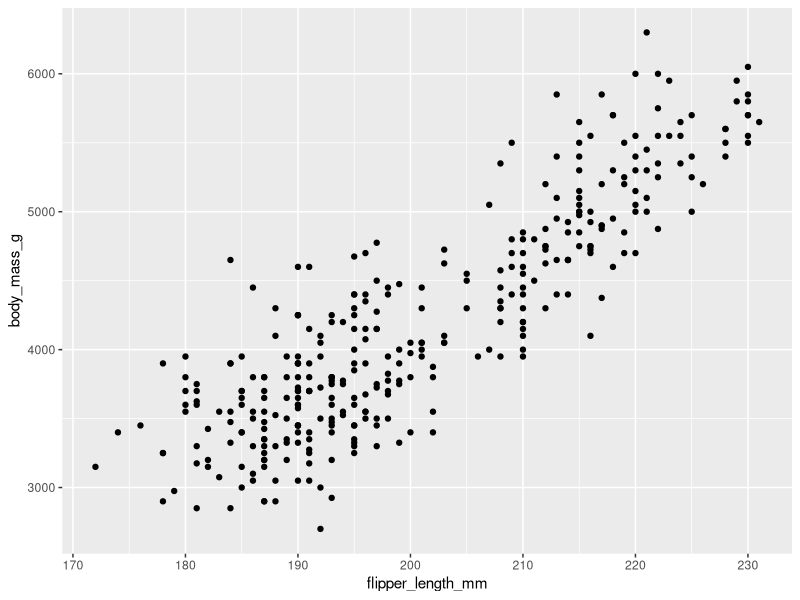
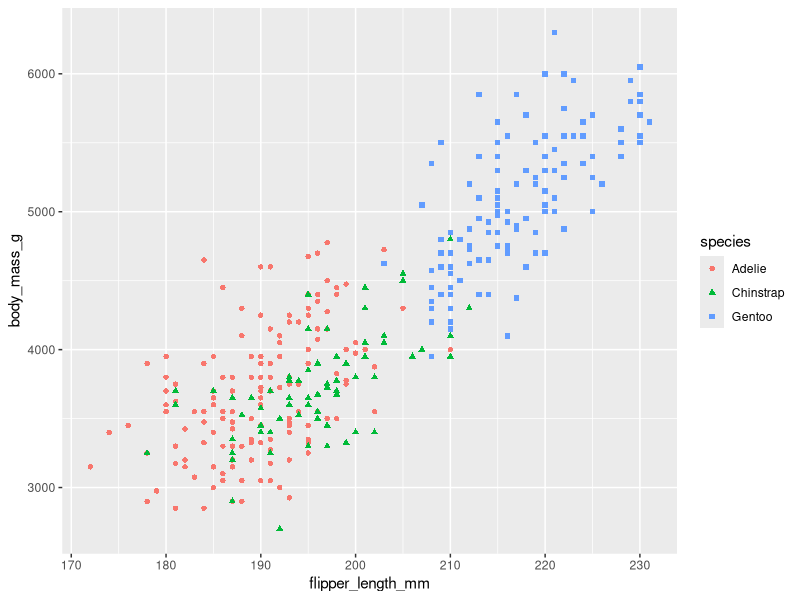
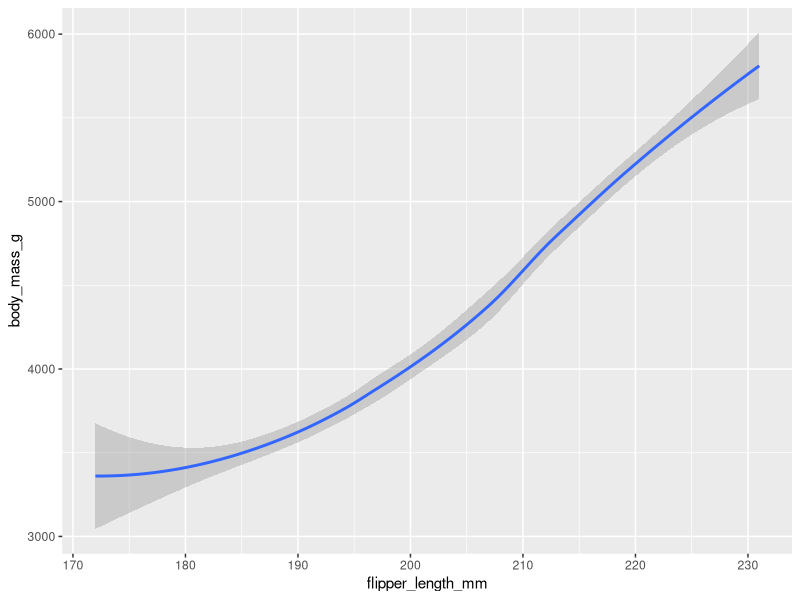
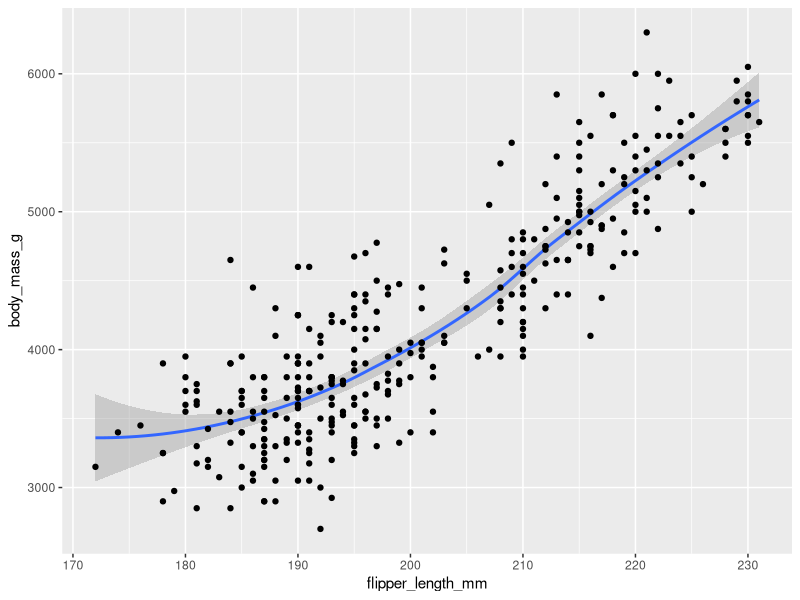
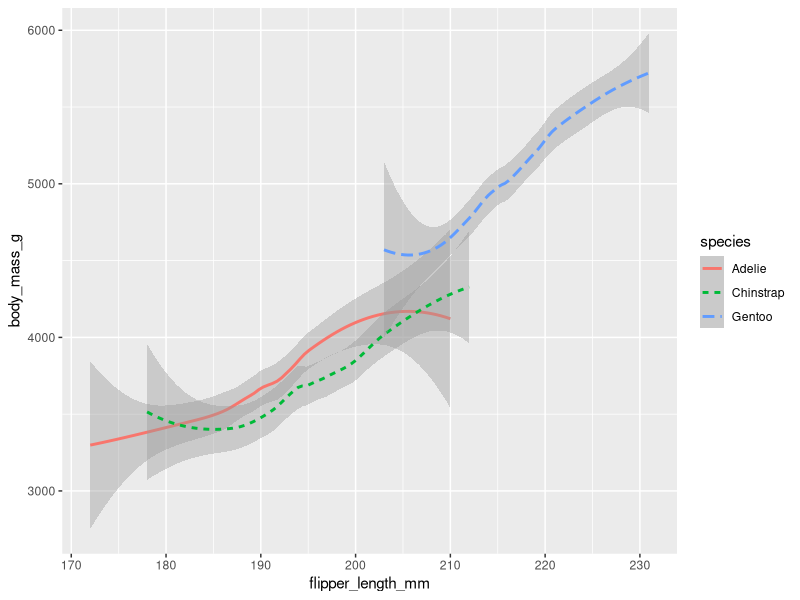
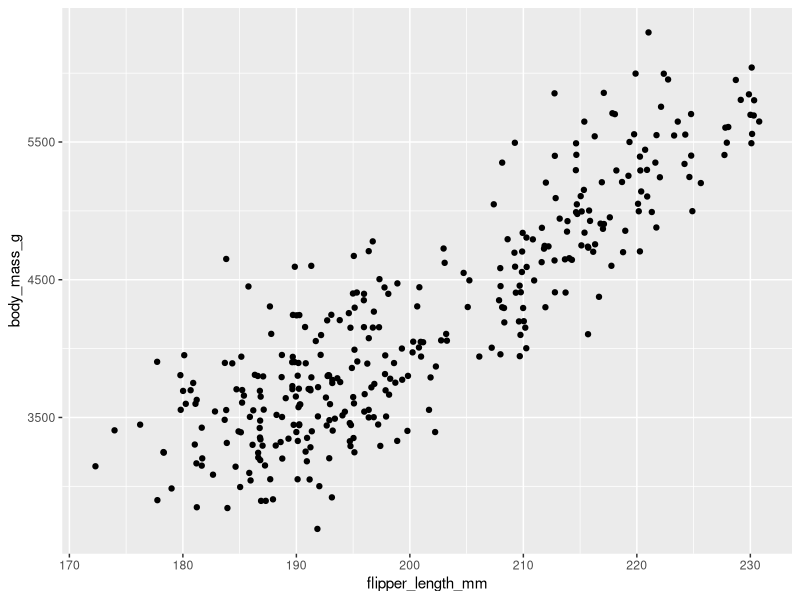
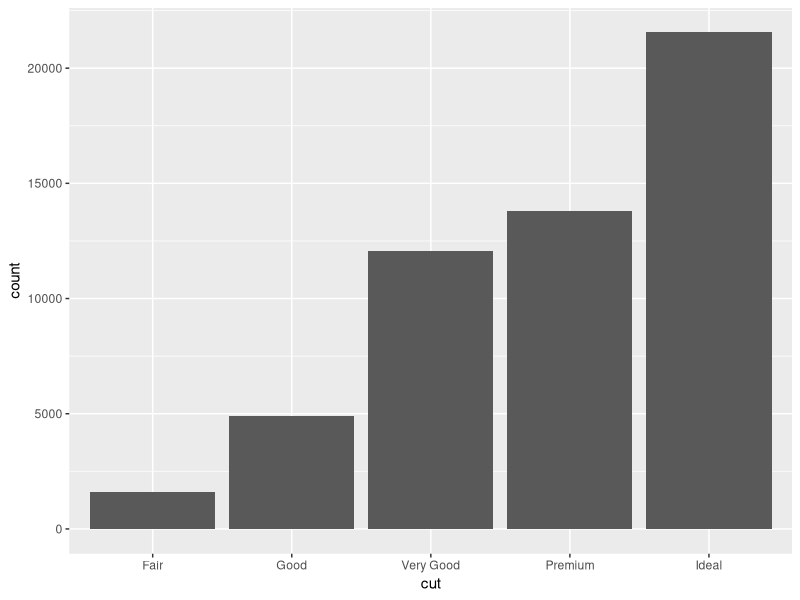
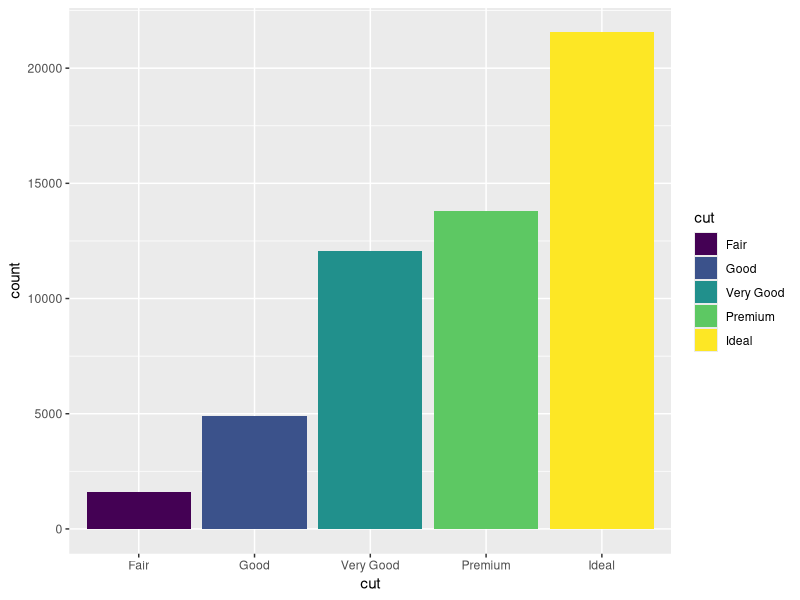

Recreate these plots in R, in order.
## ---- chunk 1
#| label: setup
#| include: false

knitr::opts_chunk$set(
  echo = TRUE,
  warning = FALSE,
  message = FALSE,
  fig.width = 7,
  fig.height = 5,
  fig.align = "center"
)
## ---- chunk 2
 install.packages("ggplot2")
 install.packages("palmerpenguins")
## ---- chunk 3
 library(ggplot2)
 library(palmerpenguins)
## ---- chunk 4
 data("penguins")
 #View(penguins)
## ---- chunk 5
 ggplot(data = penguins) + 
  geom_point(mapping = aes(x = flipper_length_mm, y = body_mass_g))
## ---- chunk 6
 ggplot(data = penguins) + 
  geom_point(mapping = aes(x = flipper_length_mm, y = body_mass_g, color=species, shape = species))
## ---- chunk 7
 ggplot(data = penguins) + 
  geom_smooth(mapping = aes(x = flipper_length_mm, y = body_mass_g))
## ---- chunk 8
 ggplot(data = penguins) + 
  geom_smooth(mapping = aes(x = flipper_length_mm, y = body_mass_g)) +
  geom_point(mapping = aes(x = flipper_length_mm, y = body_mass_g))
## ---- chunk 9
 ggplot(data = penguins) + 
  geom_smooth(mapping = aes(x = flipper_length_mm, y = body_mass_g,linetype = species,color=species))
## ---- chunk 10
ggplot(data = penguins) + 
  geom_jitter(mapping = aes(x = flipper_length_mm, y = body_mass_g))
## ---- chunk 11
ggplot(data=diamonds) +
  geom_bar(mapping=aes(x=cut))
## ---- chunk 12
ggplot(data=diamonds) +
  geom_bar(mapping=aes(x=cut,fill=cut))
## ---- chunk 13
ggplot(data=diamonds) +
  geom_bar(mapping=aes(x=cut,fill=clarity))
## ---- chunk 14
 ggplot(data = penguins, aes(x = flipper_length_mm, y=body_mass_g)) + geom_point(aes(color=species)) + facet_wrap(~species)
## ---- chunk 15
 ggplot(data = penguins, aes(x = flipper_length_mm, y=body_mass_g)) + geom_point(aes(color=species)) + facet_wrap(~species) + labs(title = "Palmer Penguins: Body Mass vs Flipper Length")
## ---- chunk 16
ggplot(data=diamonds) +
  geom_bar(mapping = aes(x=color,fill=cut)) +
  facet_wrap(~cut)
## ---- chunk 17
ggplot(data=penguins) +
  geom_point(mapping = aes(x=flipper_length_mm,y=body_mass_g,color=species))+
  facet_grid(sex~species)
## ---- chunk 18
ggplot(data=penguins) +
  geom_point(mapping = aes(x=flipper_length_mm,y=body_mass_g,color=species))+
  facet_grid(~sex)
